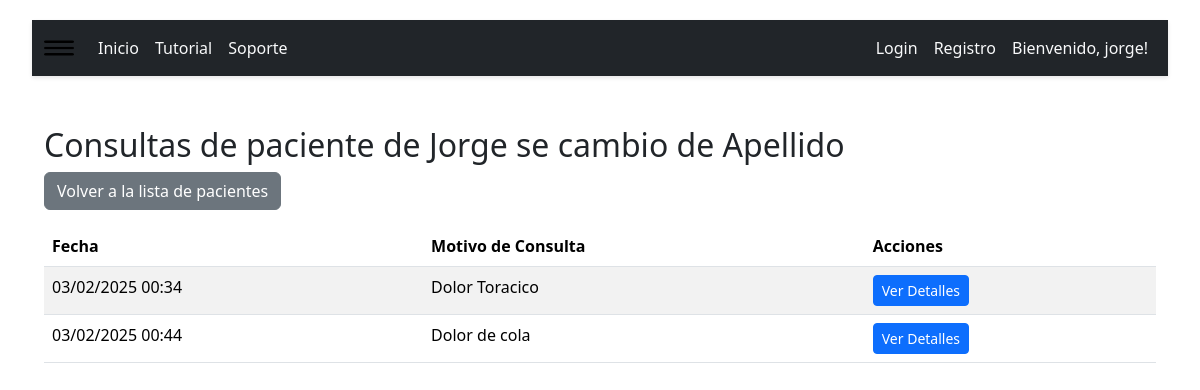
The page /lista_consultas/6/ (signed in) on the database its author committed.
### GestionPacientes/models.py (models this page shows, shortened)
class Paciente(models.Model):
    usuario = models.ForeignKey(User, on_delete=models.CASCADE, related_name='pacientes')
    nombre = models.CharField(max_length=100)
    apellido = models.CharField(max_length=100)
    dni = models.CharField(max_length=100, unique=True)  # DNI único por paciente
    edad = models.PositiveIntegerField()
    obra_social = models.CharField(max_length=100, blank=True, null=True)

class Consulta(models.Model):
    paciente = models.ForeignKey(Paciente, on_delete=models.CASCADE, related_name="consultas")
    fecha = models.DateTimeField(auto_now_add=True)  # Se guarda la fecha automáticamente
    motivo_de_consulta = models.CharField(max_length=200, blank=True, null=True)
    antecedentes = models.TextField(blank=True, null=True)
    dx_actual = models.CharField(max_length=200, blank=True, null=True)
    laboratorios = models.TextField(blank=True, null=True)
    estudios_realizados = models.TextField(blank=True, null=True)
    tratamiento = models.TextField(blank=True, null=True)
    comentarios = models.TextField(blank=True, null=True)
    analisis_ai = models.TextField(blank=True, null=True)  # Nuevo campo para el análisis AI

### GestionPacientes/views.py (the view)
# urls.py: path('lista_consultas/<int:id>/', lista_consultas, name='lista_consultas'),
def lista_consultas(request, id):
    paciente = get_object_or_404(Paciente, id=id, usuario=request.user)
    consultas = Consulta.objects.filter(paciente=paciente)
    return render(request, 'lista_consultas.html', {
        'paciente': paciente,
        'consultas': consultas,
    })

### GestionPacientes/templates/lista_consultas.html
{% extends 'home.html' %}
{% block content %}
<div class="container mt-5">
    <h2>Consultas de {{ paciente.nombre }} {{ paciente.apellido }}</h2>
    <a href="{% url 'lista_pacientes' %}" class="btn btn-secondary mb-3">Volver a la lista de pacientes</a>
    <table class="table table-striped">
        <thead>
            <tr>
                <th>Fecha</th>
                <th>Motivo de Consulta</th>
                <th>Acciones</th>
            </tr>
        </thead>
        <tbody>
            {% for consulta in consultas %}
            <tr>
                <td>{{ consulta.fecha|date:"d/m/Y H:i" }}</td>
                <td>{{ consulta.motivo_de_consulta|default:"-" }}</td>
                <td>
                    <a href="{% url 'ver_consulta' consulta.id %}" class="btn btn-primary btn-sm">Ver Detalles</a>
                </td>
            </tr>
            {% empty %}
            <tr>
                <td colspan="3" class="text-center">No hay consultas registradas para este paciente.</td>
            </tr>
            {% endfor %}
        </tbody>
    </table>
</div>
{% endblock %}

### GestionPacientes/templates/home.html (shortened to what this page needs)
<!DOCTYPE html>
<html lang="es">
<head>
    <link href="https://cdn.jsdelivr.net/npm/bootstrap@5.3.0/dist/css/bootstrap.min.css" rel="stylesheet">
    <link href="https://cdn.jsdelivr.net/npm/bootstrap@5.3.3/dist/css/bootstrap.min.css" rel="stylesheet">
{% load static %}
<link rel="stylesheet" type="text/css" href="{% static 'css/bootstrap.min.css' %}">
</head>
{% load static %}
<body>
<div class="container-fluid">
    <div class="content">
        <nav class="navbar navbar-expand-lg  bg-dark text-light  ">
          <div class="container-fluid ">
            <img class="navbar-brand" src="{% static 'images/menu.png' %}" type="button" class="img-fluid p-1 mt-5 rounded " alt="..." width="30" height="30" data-bs-toggle="offcanvas" data-bs-target="#offcanvasWithBothOptions">
            <div class="collapse navbar-collapse" id="navbarNav">
                <ul class="navbar-nav">
                    <li class="nav-item "><a class="nav-link text-light" href="{% url 'home' %}">Inicio</a></li>
                    <li class="nav-item"><a class="nav-link text-light" href="#">Tutorial</a></li>
                    <li class="nav-item"><a class="nav-link text-light" href="">Soporte</a></li>
                    </ul>
                <ul class="navbar-nav ms-auto">
                    <li class="nav-item "><a class="nav-link text-light" href="{% url 'account_login' %}">Login</a></li>
                    <li class="nav-item "><a class="nav-link text-light" href="{% url 'account_signup' %}">Registro</a></li>
                    <li class="nav-item "><a class="nav-link text-light" href="#">Bienvenido, {{ user.username }}!</a></li>
                </ul>
            </div>
        </div>
          </nav>
        <div style="margin-top: 50px;">
            {%block content%}
            {%endblock %}
        </div>
    </div>
</div>
</body>
</html>

### GestionPacientes/templates/home.html (style rules this page uses)
body { display: flex; }
.content { flex-grow: 1; background-color: white; min-height: 100vh; padding: 20px; }
.navbar { position: fixed; width: 100%; top: 0; right: 0; background-color: white; padding: 10px; box-shadow: 0 2px 4px rgba(0, 0, 0, 0.1); }

### rows shown on the page
Paciente: nombre "paciente de Jorge", apellido "se cambio de Apellido"
Consulta: fecha "03/02/2025 00:34", motivo_de_consulta "Dolor Toracico"
Consulta: fecha "03/02/2025 00:44", motivo_de_consulta "Dolor de cola"

### other values the page prints
{{ user.username }} "jorge"
